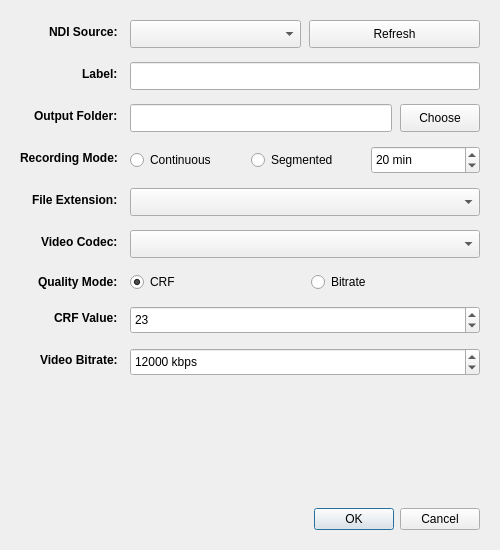
<?xml version="1.0" encoding="UTF-8"?>
<ui version="4.0">
 <class>SourceSettingsDialog</class>
 <widget class="QDialog" name="SourceSettingsDialog">
  <property name="windowTitle"><string>Source Settings</string></property>
  <property name="geometry"><rect><x>0</x><y>0</y><width>500</width><height>550</height></rect></property>
  <property name="minimumSize"><size><width>480</width><height>500</height></size></property>
  <layout class="QVBoxLayout" name="verticalLayout">
   <property name="spacing"><number>16</number></property>
   <property name="leftMargin"><number>20</number></property>
   <property name="topMargin"><number>20</number></property>
   <property name="rightMargin"><number>20</number></property>
   <property name="bottomMargin"><number>20</number></property>
   <item>
    <layout class="QFormLayout" name="formLayout">
     <property name="horizontalSpacing"><number>12</number></property>
     <property name="verticalSpacing"><number>14</number></property>
     <property name="labelAlignment"><set>Qt::AlignRight|Qt::AlignTrailing|Qt::AlignVCenter</set></property>
     <item row="0" column="0">
      <widget class="QLabel" name="label">
       <property name="text"><string>NDI Source:</string></property>
       <property name="font">
        <font>
         <weight>500</weight>
        </font>
       </property>
      </widget>
     </item>
     <item row="0" column="1">
      <layout class="QHBoxLayout" name="ndiSourceLayout">
       <property name="spacing"><number>8</number></property>
       <item>
        <widget class="QComboBox" name="ndiCombo">
         <property name="minimumSize"><size><width>0</width><height>28</height></size></property>
        </widget>
       </item>
       <item>
        <widget class="QPushButton" name="refreshNdiButton">
         <property name="text"><string>Refresh</string></property>
         <property name="minimumSize"><size><width>80</width><height>28</height></size></property>
        </widget>
       </item>
      </layout>
     </item>
     <item row="1" column="0">
      <widget class="QLabel" name="label_3">
       <property name="text"><string>Label:</string></property>
       <property name="font">
        <font>
         <weight>500</weight>
        </font>
       </property>
      </widget>
     </item>
     <item row="1" column="1">
      <widget class="QLineEdit" name="labelEdit">
       <property name="minimumSize"><size><width>0</width><height>28</height></size></property>
      </widget>
     </item>
     <item row="2" column="0">
      <widget class="QLabel" name="label_4">
       <property name="text"><string>Output Folder:</string></property>
       <property name="font">
        <font>
         <weight>500</weight>
        </font>
       </property>
      </widget>
     </item>
     <item row="2" column="1">
      <layout class="QHBoxLayout" name="folderLayout">
       <property name="spacing"><number>8</number></property>
       <item>
        <widget class="QLineEdit" name="folderEdit">
         <property name="minimumSize"><size><width>0</width><height>28</height></size></property>
        </widget>
       </item>
       <item>
        <widget class="QPushButton" name="chooseFolderButton">
         <property name="text"><string>Choose</string></property>
         <property name="minimumSize"><size><width>80</width><height>28</height></size></property>
        </widget>
       </item>
      </layout>
     </item>
     <item row="3" column="0">
      <widget class="QLabel" name="label_5">
       <property name="text"><string>Recording Mode:</string></property>
       <property name="font">
        <font>
         <weight>500</weight>
        </font>
       </property>
      </widget>
     </item>
     <item row="3" column="1">
      <layout class="QHBoxLayout" name="modeLayout">
       <property name="spacing"><number>12</number></property>
       <item>
        <widget class="QRadioButton" name="modeContinuous">
         <property name="text"><string>Continuous</string></property>
         <property name="checked"><bool>true</bool></property>
        </widget>
       </item>
       <item>
        <widget class="QRadioButton" name="modeSegmented">
         <property name="text"><string>Segmented</string></property>
        </widget>
       </item>
       <item>
        <widget class="QSpinBox" name="segmentSpin">
         <property name="suffix"><string> min</string></property>
         <property name="minimum"><number>1</number></property>
         <property name="value"><number>20</number></property>
         <property name="minimumSize"><size><width>80</width><height>28</height></size></property>
        </widget>
       </item>
      </layout>
     </item>
     <item row="4" column="0">
      <widget class="QLabel" name="label_6">
       <property name="text"><string>File Extension:</string></property>
       <property name="font">
        <font>
         <weight>500</weight>
        </font>
       </property>
      </widget>
     </item>
     <item row="4" column="1">
      <widget class="QComboBox" name="fileExtensionCombo">
       <property name="minimumSize"><size><width>0</width><height>28</height></size></property>
      </widget>
     </item>
     <item row="5" column="0">
      <widget class="QLabel" name="label_7">
       <property name="text"><string>Video Codec:</string></property>
       <property name="font">
        <font>
         <weight>500</weight>
        </font>
       </property>
      </widget>
     </item>
     <item row="5" column="1">
      <widget class="QComboBox" name="videoCodecCombo">
       <property name="minimumSize"><size><width>0</width><height>28</height></size></property>
      </widget>
     </item>
     <item row="6" column="0">
      <widget class="QLabel" name="label_9">
       <property name="text"><string>Quality Mode:</string></property>
       <property name="font">
        <font>
         <weight>500</weight>
        </font>
       </property>
      </widget>
     </item>
     <item row="6" column="1">
      <layout class="QHBoxLayout" name="qualityModeLayout">
       <property name="spacing"><number>12</number></property>
       <item>
        <widget class="QRadioButton" name="qualityModeCRF">
         <property name="text"><string>CRF</string></property>
         <property name="checked"><bool>true</bool></property>
        </widget>
       </item>
       <item>
        <widget class="QRadioButton" name="qualityModeBitrate">
         <property name="text"><string>Bitrate</string></property>
        </widget>
       </item>
      </layout>
     </item>
     <item row="7" column="0">
      <widget class="QLabel" name="label_10">
       <property name="text"><string>CRF Value:</string></property>
       <property name="font">
        <font>
         <weight>500</weight>
        </font>
       </property>
      </widget>
     </item>
     <item row="7" column="1">
      <widget class="QSpinBox" name="crfSpin">
       <property name="minimum"><number>0</number></property>
       <property name="maximum"><number>51</number></property>
       <property name="value"><number>23</number></property>
       <property name="minimumSize"><size><width>0</width><height>28</height></size></property>
      </widget>
     </item>
     <item row="8" column="0">
      <widget class="QLabel" name="label_11">
       <property name="text"><string>Video Bitrate:</string></property>
       <property name="font">
        <font>
         <weight>500</weight>
        </font>
       </property>
      </widget>
     </item>
     <item row="8" column="1">
      <widget class="QSpinBox" name="bitrateSpin">
       <property name="suffix"><string> kbps</string></property>
       <property name="minimum"><number>100</number></property>
       <property name="maximum"><number>100000</number></property>
       <property name="value"><number>12000</number></property>
       <property name="singleStep"><number>1000</number></property>
       <property name="minimumSize"><size><width>0</width><height>28</height></size></property>
      </widget>
     </item>
    </layout>
   </item>
   <item>
    <widget class="QDialogButtonBox" name="buttonBox">
     <property name="standardButtons"><set>QDialogButtonBox::Cancel|QDialogButtonBox::Ok</set></property>
     <property name="centerButtons"><bool>false</bool></property>
    </widget>
   </item>
  </layout>
 </widget>
 <connections/>
</ui>
